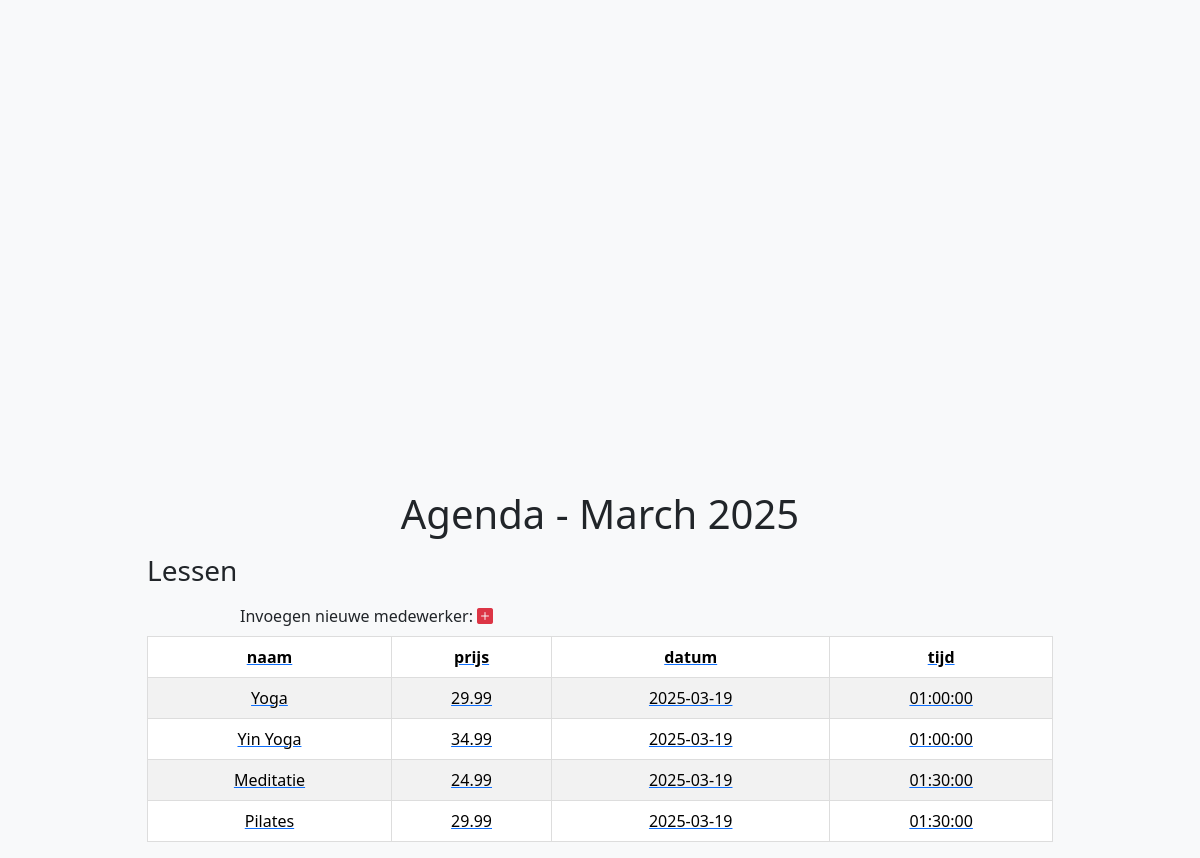
Screenshot of /lessen/Lessen.php with the database file from the repository.
### tables this page shows
CREATE TABLE Lessen	 
(
    les_id              INT                     NOT NULL                    PRIMARY KEY AUTO_INCREMENT,
    naam                VARCHAR(50)             NOT NULL,
    prijs               DECIMAL(5,2)            NOT NULL,
    datum               DATE                    NOT NULL, 
    tijd                TIME                    NOT NULL,
    MinAantalPersonen   TINYINT                 NOT NULL,   
    MaxAantalPersonen   TINYINT                 NOT NULL,
    Beschikbaarheid     VARCHAR(50)             NOT NULL,
    IsActief            BIT                     NOT NULL, 
    Opmerking           VARCHAR(250)            NOT NULL,
    DatumAangemaakt     DATETIME                NOT NULL,
    DatumGewijzigd      DATETIME                NOT NULL
);

### lessen/Lessen.php (the view, shortened to what this page needs)
<?php
$servername = "localhost";
$username = "root";
$password = "";
$dbname = "FitForFun";
$conn = new mysqli($servername, $username, $password, $dbname);
$lessen = [];
$lessenResult = $conn->query("SELECT * FROM Lessen");
if ($lessenResult) {
    while ($lessenRow = $lessenResult->fetch_object()) {
        $lessen[] = $lessenRow;
    }
}
?>
<!doctype html>
<html lang="nl">
<head>
    <link href="https://cdn.jsdelivr.net/npm/bootstrap@5.3.3/dist/css/bootstrap.min.css" rel="stylesheet">
    <link rel="stylesheet" href="Lessen.css">
    <link rel="stylesheet" href="https://cdn.jsdelivr.net/npm/bootstrap-icons@1.11.3/font/bootstrap-icons.min.css">
</head>
<body>
    <div class="container mt-5">
        <h1 class="text-center">Agenda - <?= date('F Y'); ?></h1>
        <div class="container mt-3">
            <div class="row">
                <div class="col-1"></div>
                <div class="col-10">
                    <h3>Lessen</h3>
                    </div>
                <div class="col-1"></div>
            </div>
            <div class="row my-2">
            <div class="col-2"></div>
            <div class="col-8">
                Invoegen nieuwe medewerker:
                <a href="addlessen.php"><i class="bi bi-plus-square-fill text-danger"></i></a>
                </div>
            <div class="col-2"></div>
        </div>
            <a href="addlessen.php">
            <div class="row">
                <div class="col-1"></div>
                <div class="col-10">
                    <table class="table table-striped">
                        <thead>
                            <tr>
                                <th>naam</th>
                                <th>prijs</th>
                                <th>datum</th>
                                <th>tijd</th>
                            </tr>
                        </thead>
                        <tbody>
                            <?php foreach($lessen as $les) : ?>
                                <tr>
                                    <td><?= $les->naam ?></td>
                                    <td><?= $les->prijs ?></td>
                                    <td><?= $les->datum ?></td>
                                    <td><?= $les->tijd ?></td>
                                </tr>
                            <?php endforeach; ?>
                        </tbody>
                    </table>
                </div>
                <div class="col-1"></div>
            </div>
        </div>
    </div>
</body>
</html>

### lessen/lessen.css (style rules this page uses)
body { background-color: #f8f9fa; display: flex; justify-content: center; align-items: center; height: 100vh; padding-top: 500px; }
table { width: 100%; border-collapse: collapse; }
td, th { border: 1px solid #ddd; padding: 10px; text-align: center; cursor: pointer; }

### rows the page displays
lessen: naam "Yoga", prijs "29.99", datum "2025-03-19", tijd "01:00:00"
lessen: naam "Yin Yoga", prijs "34.99", datum "2025-03-19", tijd "01:00:00"
lessen: naam "Meditatie", prijs "24.99", datum "2025-03-19", tijd "01:30:00"
lessen: naam "Pilates", prijs "29.99", datum "2025-03-19", tijd "01:30:00"
